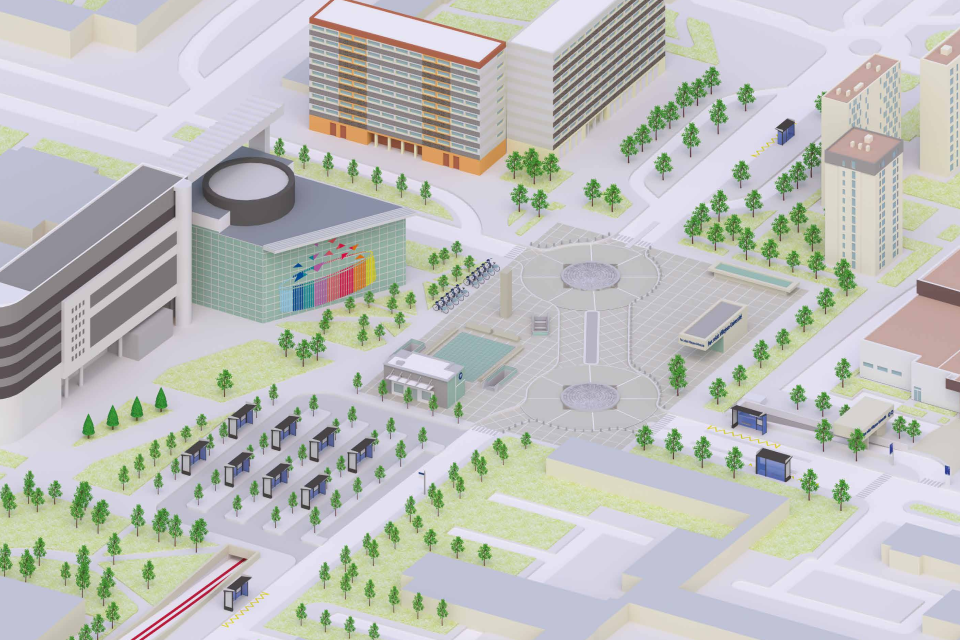

Rendered tile map (Tiled .tmx) drawn with the repository's tilesets; below, a short description and the full map source, tile grids included:
An orthogonal 30x20 tile map with 32x32 px tiles, 1 tile layer (Fond).

<map version="1.9" tiledversion="1.9.1" orientation="orthogonal" renderorder="right-down" width="30" height="20" tilewidth="32" tileheight="32" infinite="0" nextlayerid="3" nextobjectid="1">
 <tileset firstgid="1" source="../tilesets/fond2.tsx" />
 <layer id="1" name="Fond" width="30" height="20">
  <data encoding="csv">
35,36,37,38,39,40,41,42,43,44,45,46,47,48,49,50,51,52,53,54,55,56,57,58,59,60,61,62,63,64,
68,69,70,71,72,73,74,75,76,77,78,79,80,81,82,83,84,85,86,87,88,89,90,91,92,93,94,95,96,97,
101,102,103,104,105,106,107,108,109,110,111,112,113,114,115,116,117,118,119,120,121,122,123,124,125,126,127,128,129,130,
134,135,136,137,138,139,140,141,142,143,144,145,146,147,148,149,150,151,152,153,154,155,156,157,158,159,160,161,162,163,
167,168,169,170,171,172,173,174,175,176,177,178,179,180,181,182,183,184,185,186,187,188,189,190,191,192,193,194,195,196,
200,201,202,203,204,205,206,207,208,209,210,211,212,213,214,215,216,217,218,219,220,221,222,223,224,225,226,227,228,229,
233,234,235,236,237,238,239,240,241,242,243,244,245,246,247,248,249,250,251,252,253,254,255,256,257,258,259,260,261,262,
266,267,268,269,270,271,272,273,274,275,276,277,278,279,280,281,282,283,284,285,286,287,288,289,290,291,292,293,294,295,
299,300,301,302,303,304,305,306,307,308,309,310,311,312,313,314,315,316,317,318,319,320,321,322,323,324,325,326,327,328,
332,333,334,335,336,337,338,339,340,341,342,343,344,345,346,347,348,349,350,351,352,353,354,355,356,357,358,359,360,361,
365,366,367,368,369,370,371,372,373,374,375,376,377,378,379,380,381,382,383,384,385,386,387,388,389,390,391,392,393,394,
398,399,400,401,402,403,404,405,406,407,408,409,410,411,412,413,414,415,416,417,418,419,420,421,422,423,424,425,426,427,
431,432,433,434,435,436,437,438,439,440,441,442,443,444,445,446,447,448,449,450,451,452,453,454,455,456,457,458,459,460,
464,465,466,467,468,469,470,471,472,473,474,475,476,477,478,479,480,481,482,483,484,485,486,487,488,489,490,491,492,493,
497,498,499,500,501,502,503,504,505,506,507,508,509,510,511,512,513,514,515,516,517,518,519,520,521,522,523,524,525,526,
530,531,532,533,534,535,536,537,538,539,540,541,542,543,544,545,546,547,548,549,550,551,552,553,554,555,556,557,558,559,
563,564,565,566,567,568,569,570,571,572,573,574,575,576,577,578,579,580,581,582,583,584,585,586,587,588,589,590,591,592,
596,597,598,599,600,601,602,603,604,605,606,607,608,609,610,611,612,613,614,615,616,617,618,619,620,621,622,623,624,625,
629,630,631,632,633,634,635,636,637,638,639,640,641,642,643,644,645,646,647,648,649,650,651,652,653,654,655,656,657,658,
662,663,664,665,666,667,668,669,670,671,672,673,674,675,676,677,678,679,680,681,682,683,684,685,686,687,688,689,690,691
</data>
 </layer>
 <objectgroup id="2" name="floorLayer" />
</map>
